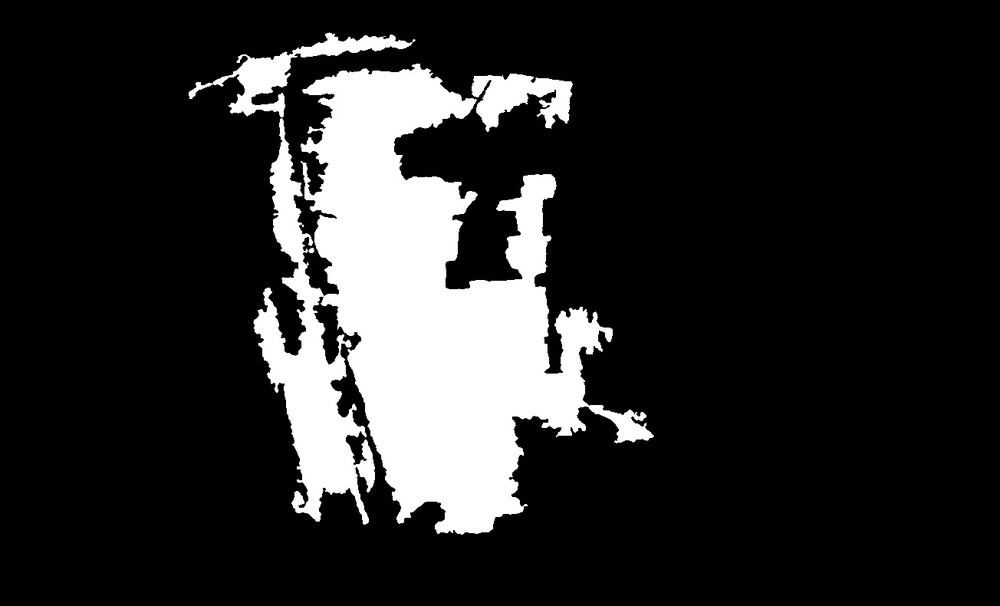
#> input picture BITS/A_side_construction/refined.jpg, 1000 x 606 px, shrunk from 1304 x 790 before the run, found by its file name
$ python -i adjust.py   (imports and definitions only)   (older library calls are emulated)
#> lines starting #> are read from the running program, lines starting #| are printed output that depends on the picture; after the words box and inside, x2 and y2 are one past the last pixel; in counts of white or black regions, pixels touching at a corner belong together
import cv2
import numpy as np

def find_if_close(cnt1,cnt2):
    row1,row2 = cnt1.shape[0],cnt2.shape[0]
    for i in xrange(row1):
        for j in xrange(row2):
            dist = np.linalg.norm(cnt1[i]-cnt2[j])
            if abs(dist) < 50 :
                return True
            elif i==row1-1 and j==row2-1:
                return False

def adjust():
    img = cv2.imread('refined.jpg')
#> img is the input picture: shape (606, 1000, 3); min 0, max 255, mean 41.3
    gray = cv2.cvtColor(img,cv2.COLOR_BGR2GRAY)
    ret,thresh = cv2.threshold(gray,127,255,0)
#> thresh: shape (606, 1000); 16.2% white; 4 white regions
    _,contours,hier = cv2.findContours(thresh,cv2.RETR_EXTERNAL,2)
#> contours = 4 contours, 1 with area under 20; largest, box (x1, y1, x2, y2) and area: (253, 64, 654, 535) 88515, (189, 32, 415, 117) 3673, (472, 74, 573, 132) 3105

    LENGTH = len(contours)
#> LENGTH = 4
    status = np.zeros((LENGTH,1))
#> status = [0, 0, 0, 0]

    for i,cnt1 in enumerate(contours):
        x = i
        if i != LENGTH-1:
            for j,cnt2 in enumerate(contours[i+1:]):
                x = x+1
                dist = find_if_close(cnt1,cnt2)
                if dist == True:
                    val = min(status[i],status[x])
                    status[x] = status[i] = val
                else:
                    if status[x]==status[i]:
                        status[x] = i+1
#> this loop made 4 passes

    unified = []
    maximum = int(status.max())+1
#> maximum = 1
    for i in xrange(maximum):
        pos = np.where(status==i)[0]
        if pos.size != 0:
            cont = np.vstack(contours[i] for i in pos)
            hull = cv2.convexHull(cont)
            unified.append(hull)
#> this loop made 1 pass
#> pos on pass 1: [0, 1, 2, 3]
#> after the loop, unified = 1 contour; box (x1, y1, x2, y2) and area: (189, 32, 654, 535) 173418

    cv2.drawContours(img,unified,-1,(0,255,0),2)
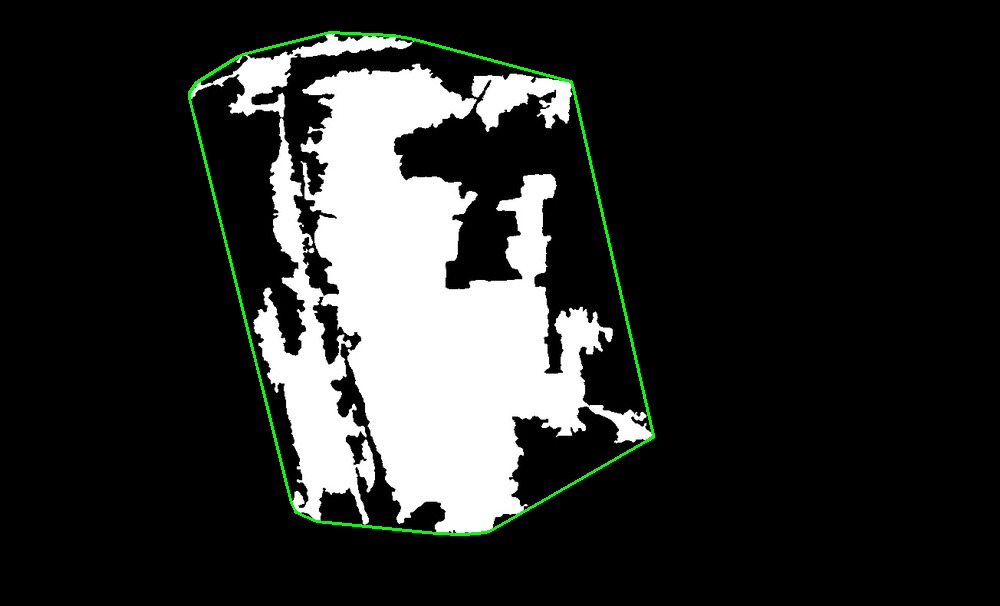
#> img: shape (606, 1000, 3); 0.76% of pixels changed, all inside (x1, y1, x2, y2) = (188, 31, 655, 536)
    cv2.drawContours(thresh,unified,-1,255,-1)
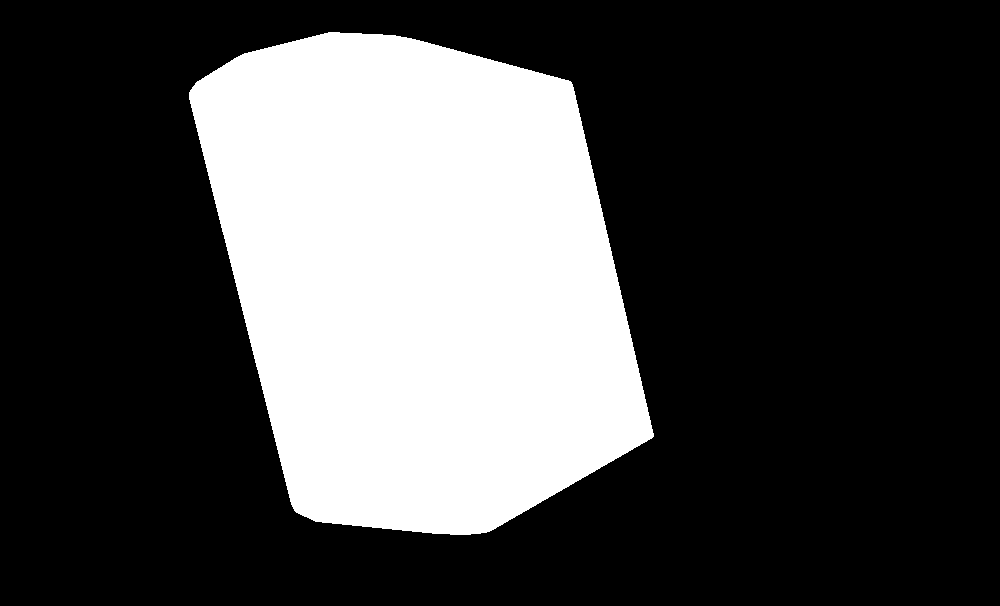
#> thresh: shape (606, 1000); 28.7% white; 1 white region, box (x1, y1, x2, y2) and area: (189, 32, 654, 535) 174182
    cv2.imwrite("adjust1.jpg",img)
    cv2.imwrite("adjust2.jpg",thresh)

>>> result = adjust()
